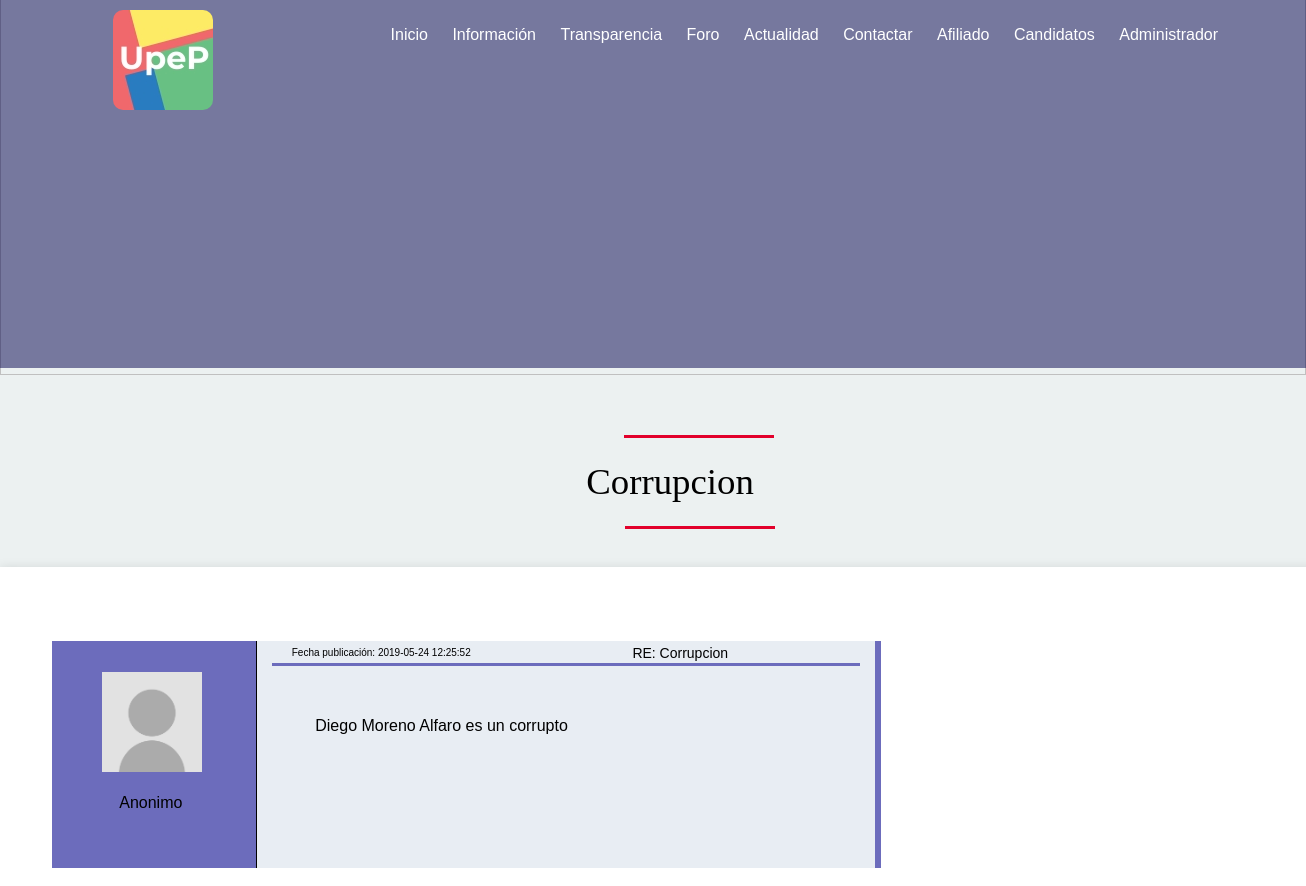
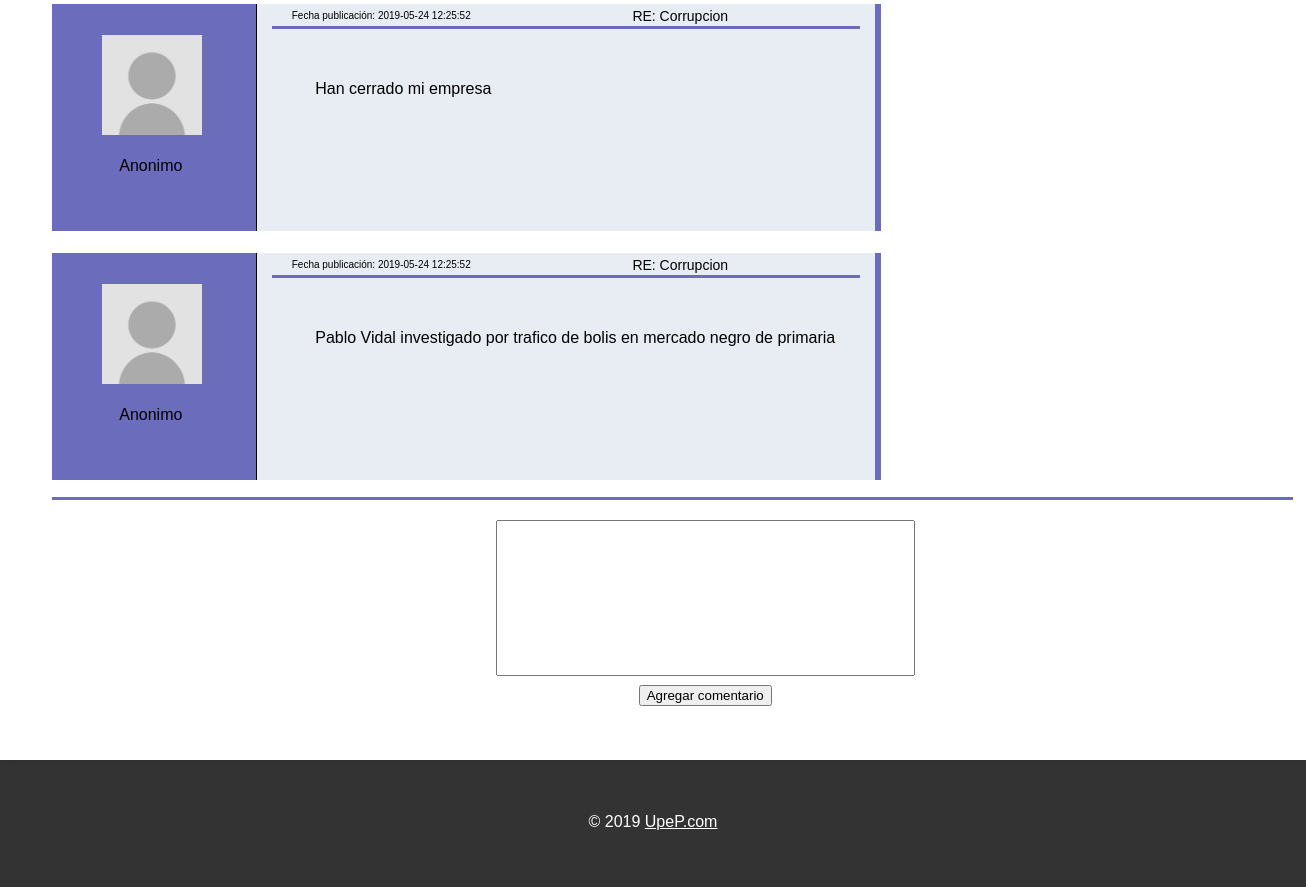
Page /foro-inside.php?tema=Corrupcion on the committed database (2 pictures, top to bottom).
### tables this page shows
CREATE TABLE IF NOT EXISTS `foro` (
  `Tema` varchar(50) NOT NULL,
  `Comentario` text NOT NULL,
  `Fecha_Publicacion` timestamp NOT NULL DEFAULT CURRENT_TIMESTAMP,
  KEY `Tema` (`Tema`)
);

### src/BBDD.php (called while the page is built, shortened)
<?php
  class BBDD {
    public function conexion(){
      $error=null;
      $this->conexion = new mysqli("localhost", "root", "", "upepbd");
        return $error;
    }
}
 ?>

### src/Foro.php (called while the page is built, shortened)
<?php
class Foro extends BBDD
{
  public function forear($tema){
    $result=$this->conexion->query("SELECT Tema FROM foro WHERE Tema = '$tema' GROUP BY tema");
    return $result;
  }
  public function forear2($tema){
    $result=$this->conexion->query("SELECT Tema, Comentario, Fecha_Publicacion FROM foro WHERE Tema = '$tema'");
    return $result;
  }
}
 ?>

### public/foro-inside.php (the view, shortened to what this page needs)
<?php
  require './../src/BBDD.php';
  require './../src/Foro.php';
  $tema=$_GET['tema'];
  $f=new Foro();
  $f->conexion();
  $f->insertarComent($tema,$_POST);
  $lista=$f->forear($tema);
  $lista2=$f->forear2($tema);
 ?>
<!DOCTYPE html>
<html lang="es" dir="ltr">
  <head>
    <link rel="stylesheet" href="css/stiles.css">
  </head>
  <body>
<?php include "./assets/navegador.php"; ?>
<div class="colorForo-inside"></div>
<div class="fondoForo-inside"><img id="sectionImagen" src="./images/fondoForo.jpg"/></div>
        <?php foreach ($lista as $result) {
          echo  "<div id='textoIndex'>";
            echo  "<h1 id='tituloPagina'>".$result['Tema']."</h1>";
            echo "</div>";?>
            <section id="noticiasActualidad">
                    <form id="forum" class="" action="foro-inside.php?tema=<?php echo $tema; ?>" method="post">
            <?php
          foreach ($lista2 as $result2) {
            echo "<div id='comentarios'>";
            echo "<img id='imagenUser' src='./images/user.png'><p id='nombreUserForo'>Anonimo</p></img>";
            echo "<div id='comentarios-inside'>"."<p id='fechaPublicCoement'>"."Fecha publicación: ".$result2['Fecha_Publicacion']."<p id='temaComentarios'>"."RE: ".$result2['Tema']."</p>"."<p id='textoComentario'>".$result2['Comentario']."</p>"."</div><br>";
            echo "</div>";
          }
          echo "<div id='Ncomentarios'>";
          echo "<textarea id='Ncomentarios-inside' maxlength='500' name='NComentario' value=''>"."</textarea><br>";
          echo "<input type='submit' name='insertNComentario' value='Agregar comentario'>";
          echo "</div>";
        } ?>
      </form>
    </section>
    <?php include "./assets/piedepagina.php"; ?>
  </body>
</html>

### public/css/stiles.css (style rules this page uses)
body { margin: 0; padding: 0; font-family: Helvetica, Arial, sans-serif; color: black; background-color: #ecf1f1; font-size: 1em; line-height: 1.5em; padding-top: 60px; }
#textoIndex { width: 100%; height: 300px; margin-top: -10px; margin-bottom: -246px; }
#tituloPagina { font-family: 'Droid Serif W01 Bold',serif; background-color: #ecf1f1; margin-left: 34px; }
#tituloPagina::before { content: ''; display: block; width: 150px; height: 3px; background-color: #E2012B; margin-left: 590px; margin-top: 63px; margin-bottom: 20px; }
#tituloPagina::after { content: ''; display: block; width: 150px; height: 3px; background-color: #E2012B; margin-left: 591px; margin-top: 20px; }
h1 { font-size: 2.3em; line-height: 1.3em; margin: 15px 0; text-align: center; font-weight: 300; }
p { margin: 0 0 1.5em 0; }
img { height: auto; }
body>section { background: #FFFFFF; width: 100%; max-width: 100%; margin: 6% auto; box-shadow: 0 0 10px rgba(0,0,0,.1); padding-top: 4%; padding-bottom: 4%; padding: 4% 4%; display: inline-block; min-height: 486px; }
#sectionImagen { margin-top: -408px; width: 100%; height: 646px; }
.colorForo-inside { position: relative; width: 100%; height: 657px; background-color: rgba(2, 0, 77, 0.5); z-index: -1; margin-top: -349px; }
.fondoForo-inside { position: relative; z-index: -10; margin-top: -17.7%; }
#comentarios { background-color: #6c6cbc; margin-top: 22px; width: 829px; }
#comentarios-inside { background-color:#e8edf3; border-left: 1px solid black; width: 73%; display: inline-block; min-height: 227px; min-width: 618px; margin-left: 48px; }
#textoComentario { margin-top: 49px; text-align: left; margin-left: 58px; word-break: break-all; word-wrap: break-word; margin-right: 33px; }
#imagenUser { width: 100px; height: 100px; float: left; margin-left: 50px; margin-top: 31px; }
#nombreUserForo { margin-left: -83px; float: left; margin-top: 150px; }
#fechaPublicCoement { font-size: 10px; margin-left: -370px; }
#fechaPublicCoement::after { content: ''; display: block; width: 588px; height: 3px; background-color: #6C6CBC; margin-left: 385px; margin-top: -2px; margin-bottom: 20px; }
#temaComentarios { margin-top: -45px; margin-left: 228px; font-size: 14px; }
#Ncomentarios-inside { resize: none; width: 413px; height: 150px; }
#Ncomentarios::before { content: ''; display: block; width: 95%; height: 3px; background-color: #6C6CBC; margin-left: 0px; margin-top: 17px; margin-bottom: 20px; }
#noticiasActualidad { display: inline-block; }
#forum { text-align: center; min-height: 500px; }

### rows in the picture
foro: Fecha_Publicacion "2019-05-24 12:25:52", Tema "Corrupcion", Comentario "Diego Moreno Alfaro es un corrupto"
foro: Fecha_Publicacion "2019-05-24 12:25:52", Tema "Corrupcion", Comentario "Han cerrado mi empresa"
foro: Fecha_Publicacion "2019-05-24 12:25:52", Tema "Corrupcion", Comentario "Pablo Vidal investigado por trafico de bolis en mercado negro de primaria"

### other values in the picture
$result['Tema'] "Corrupcion"
